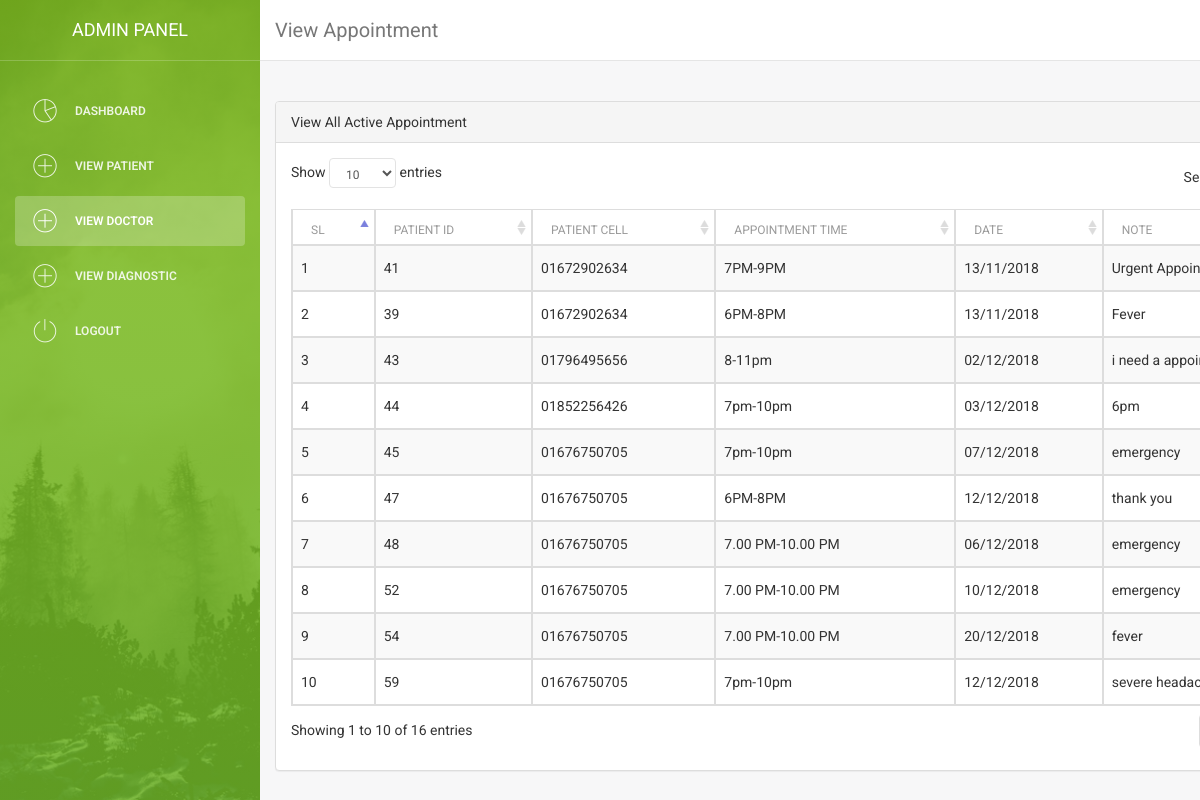
The app's page /admin/view_appointment.php (signed in) with its own data.
### tables this page shows
CREATE TABLE `dr_appointment` (
  `id` int(11) NOT NULL,
  `dr_name` varchar(255) NOT NULL,
  `dr_cell` varchar(255) NOT NULL,
  `patient_cell` varchar(255) NOT NULL,
  `appoint_time` varchar(255) NOT NULL,
  `mode` int(11) NOT NULL,
  `timestamp` timestamp(6) NOT NULL DEFAULT CURRENT_TIMESTAMP(6) ON UPDATE CURRENT_TIMESTAMP(6),
  `date` varchar(20) NOT NULL,
  `note` varchar(255) NOT NULL
);

### admin/view_appointment.php (the view, shortened to what this page needs)
<!doctype html>
<html lang="en">
<head>
    <link href="vendor/bootstrap/css/bootstrap.min.css" rel="stylesheet">
    <link href="vendor/datatables-plugins/dataTables.bootstrap.css" rel="stylesheet">
    <link href="../vendor/datatables-responsive/dataTables.responsive.css" rel="stylesheet">
    <link href="vendor/font-awesome/css/font-awesome.min.css" rel="stylesheet" type="text/css">
    <link href="assets/css/bootstrap.min.css" rel="stylesheet" />
    <link href="assets/css/animate.min.css" rel="stylesheet"/>
    <link href="assets/css/light-bootstrap-dashboard.css" rel="stylesheet"/>
    <link href="assets/css/demo.css" rel="stylesheet" />
    <link href="http://maxcdn.bootstrapcdn.com/font-awesome/4.2.0/css/font-awesome.min.css" rel="stylesheet">
    <link href="assets/css/pe-icon-7-stroke.css" rel="stylesheet" />
</head>
<body>
<div class="wrapper">
    <div class="sidebar" data-color="green" data-image="assets/img/sidebar-5.jpg">
    	<div class="sidebar-wrapper">
            <div class="logo">
                <a href="#" class="simple-text">
                    Admin Panel
                </a>
            </div>
             <ul class="nav">
                <li >
                    <a href="dashboard.php">
                        <i class="pe-7s-graph"></i>
                        <p>Dashboard</p>
                    </a>
                </li>
                 <li>
                     <a href="view_patient.php">
                         <i class="pe-7s-plus"></i>
                         <p>View Patient</p>
                     </a>
                 </li>
                 <li class="active">
                     <a href="view_doctor.php">
                         <i class="pe-7s-plus"></i>
                         <p>View Doctor</p>
                     </a>
                 </li>
                 <li >
                     <a href="view_diagnostic.php">
                         <i class="pe-7s-plus"></i>
                         <p>View Diagnostic</p>
                     </a>
                 </li>
                <li>
                     <a href="logout.php">
                        <i class="pe-7s-power"></i>
                        <p>Logout</p>
                    </a>
                </li>
            </ul>
    	</div>
    </div>
    <div class="main-panel">
        <nav class="navbar navbar-default navbar-fixed">
            <div class="container-fluid">
                <div class="navbar-header">
                    <a class="navbar-brand" href="#">View Appointment</a>
                </div>
                <div class="collapse navbar-collapse">
                    </div>
                    </div>
                    </nav>
      <div class="container">
	  <br>
   <br>
        <div id="page-wrapper">
            <div class="row">
                <div class="col-lg-12">
                    <div class="panel panel-default">
                        <div class="panel-heading">
                            View All Active Appointment
                        </div>
                        <div class="panel-body">
                            <table width="100%" class="table table-striped table-bordered table-hover" id="dataTables-example">
                                <thead>
                                    <tr>
                                        <th>SL</th>
                                        <th>Patient ID</th>
                                        <th>Patient Cell</th>
										 <th>Appointment Time</th>
										 <th>Date</th>
                                        <th>Note</th>
                                    </tr>
                                </thead>
                                <tbody>
    <?php
    include ('db_connect.php');
$sql="SELECT * FROM dr_appointment WHERE mode=1";
$result = mysqli_query ($con,$sql);
$i=1;
  while($row = mysqli_fetch_array($result))
    {
        echo "<tr>";
		echo "<td>" . $i. "</td>";
		echo "<td>" . $row['id'] . "</td>";
		echo "<td>" . $row['patient_cell'] . "</td>";
		echo "<td>" . $row['appoint_time'] . "</td>";
		echo "<td>" . $row['date'] . "</td>";
        echo "<td>" . $row['note'] . "</td>";
		$i++;
        echo "</tr> ";
	}
	 echo " </tbody>";
 echo " </table>";
	?>
                        </div>
                    </div>
                </div>
            </div>
    </div>
</body>
</html>

### records on screen
dr_appointment: id "41", patient_cell "01672902634", appoint_time "7PM-9PM", date "13/11/2018", note "Urgent…"
dr_appointment: id "39", patient_cell "01672902634", appoint_time "6PM-8PM", date "13/11/2018", note "Fever"
dr_appointment: id "43", patient_cell "01796495656", appoint_time "8-11pm", date "02/12/2018", note "i need a…"
dr_appointment: id "44", patient_cell "01852256426", appoint_time "7pm-10pm", date "03/12/2018", note "6pm"
dr_appointment: id "45", patient_cell "01676750705", appoint_time "7pm-10pm", date "07/12/2018", note "emergency"
dr_appointment: id "47", patient_cell "01676750705", appoint_time "6PM-8PM", date "12/12/2018", note "thank you"
dr_appointment: id "48", patient_cell "01676750705", appoint_time "7.00 PM-10.00 PM", date "06/12/2018", note "emergency"
dr_appointment: id "52", patient_cell "01676750705", appoint_time "7.00 PM-10.00 PM", date "10/12/2018", note "emergency"
dr_appointment: id "54", patient_cell "01676750705", appoint_time "7.00 PM-10.00 PM", date "20/12/2018", note "fever"
dr_appointment: id "59", patient_cell "01676750705", appoint_time "7pm-10pm", date "12/12/2018", note "severe…"
